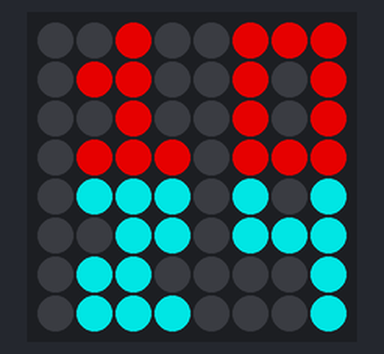
A program run on a simulated Raspberry Pi (BCM pin numbers) with a Sense HAT. Parts: the Sense HAT's 8×8 RGB LED matrix. Dim RGB values are drawn brighter than linear; the clock reads 2024-03-15 10:24:30 at power-on unless the program sets it. At 0.0 s the program stops and its outputs stay as they are.

Above: at 0.1 s.

The program:

digclock.py
```python
#!/usr/bin/env python

# Digital Clock on SensorHat
# From https://pimylifeup.com/raspberry-pi-sense-hat-digital-clock/
# 2019-08-25	PV

from sense_hat import SenseHat
import time

sense = SenseHat()


number = [
[[0,1,1,1], # Zero
[0,1,0,1],
[0,1,0,1],
[0,1,1,1]],
[[0,0,1,0], # One
[0,1,1,0],
[0,0,1,0],
[0,1,1,1]],
[[0,1,1,1], # Two
[0,0,1,1],
[0,1,1,0],
[0,1,1,1]],
[[0,1,1,1], # Three
[0,0,1,1],
[0,0,1,1],
[0,1,1,1]],
[[0,1,0,1], # Four
[0,1,1,1],
[0,0,0,1],
[0,0,0,1]],
[[0,1,1,1], # Five
[0,1,1,0],
[0,0,1,1],
[0,1,1,1]],
[[0,1,0,0], # Six
[0,1,1,1],
[0,1,0,1],
[0,1,1,1]],
[[0,1,1,1], # Seven
[0,0,0,1],
[0,0,1,0],
[0,1,0,0]],
[[0,1,1,1], # Eight
[0,1,1,1],
[0,1,1,1],
[0,1,1,1]],
[[0,1,1,1], # Nine
[0,1,0,1],
[0,1,1,1],
[0,0,0,1]]
]

noNumber = [0, 0, 0, 0]

hourColor = [255, 0, 0]		# Red
minuteColor = [0, 255, 255] # Cyan
empty = [0, 0, 0]			# Black

clockImage = []

hour = time.localtime().tm_hour
minute = time.localtime().tm_min

for index in range(0, 4):
	if hour>=10:
		clockImage.extend(number[int(hour/10)][index])
	else:
		clockImage.extend(noNumber)
	clockImage.extend(number[int(hour%10)][index])

for index in range(0, 4):
	clockImage.extend(number[int(minute/10)][index])
	clockImage.extend(number[int(minute%10)][index])


for index in range(0, 64):
	if clockImage[index]:
		if index<32:
			clockImage[index] = hourColor
		else:
			clockImage[index] = minuteColor
	else:
		clockImage[index] = empty

sense.set_rotation(180)
sense.low_light = True
sense.set_pixels(clockImage)
```
